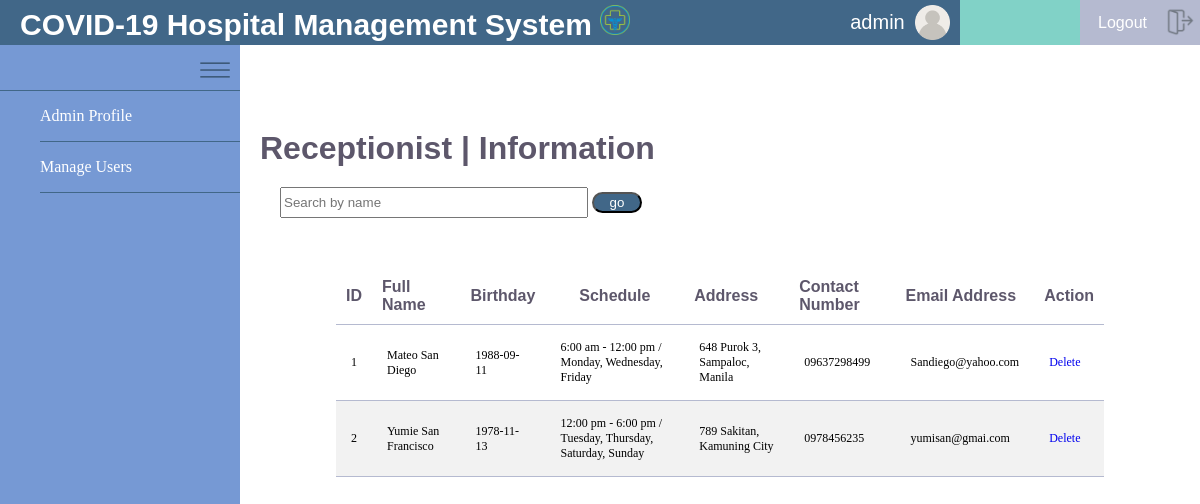
Page /Administrator/receptionist_list.php (signed in) on the committed database.
### tables this page shows
CREATE TABLE `recep_register` (
  `ID` int(20) NOT NULL,
  `rFull_name` varchar(255) NOT NULL,
  `rBirthday` varchar(255) NOT NULL,
  `rSchedule` text NOT NULL,
  `rAddress` varchar(255) NOT NULL,
  `rContact_no` varchar(200) NOT NULL,
  `rEmail_Add` varchar(255) NOT NULL,
  `rUsername` varchar(255) NOT NULL,
  `rPassword` varchar(255) NOT NULL
);

### Administrator/receptionist_list.php (the view, shortened to what this page needs)
<?php include('code.php'); ?>
<!DOCTYPE html>
<html>
<head>
	<link rel="stylesheet" type="text/css" href="a.css">
</head>
<body>
		<div class="navbar">
		<h1 id="name">COVID-19 Hospital Management System
			<img src="images/hospital.png" id="hospital">
		</h1>
	</div>
	<div id="username" style="font-family: arial; color: white; text-align: center; justify-content: center; line-height: 45px; font-size: 20px;">
		<img src="Images/user.png" id="userpng">
		<?php echo $_SESSION ['username'];?>
	</div>
	<div>
	<a href="#"><div id="edit" style="font-family: arial; color: white; text-align: center; justify-content: center; line-height: 45px; font-size: 16px;"></div></a>
		 	<a href="logout.php"><div id="logout" style="font-family: arial; color: white; text-align: center; justify-content: center; line-height: 45px; font-size: 16px;">Logout <img src="Images/logout.png" id="logoutpng"></div></a>
	<div id="menu">
		<img src="Images/menu.png" id="menus">
	</div>
	<div class="area">
		<h1 class="htitle">Receptionist | Information</h1>
	<div id="search">
			<?php if(isset($_POST['go'])){
			$search = $_POST['search'];
			$sql = "SELECT DISTINCT ID, rFull_name, rBirthday, rSchedule, rAddress, rContact_no, rEmail_Add FROM recep_register  WHERE rFull_name LIKE '%$search%'";
		}else{
			$sql = "SELECT DISTINCT ID, rFull_name, rBirthday,  rSchedule, rAddress, rContact_no, rEmail_Add FROM recep_register ";
			$search ="";
		}
			$results = mysqli_query($db, $sql );
		 ?>
			<form method="post" action="receptionist_list.php">
			<input type="text" name="search" placeholder="Search by name" value="<?php echo $search;?>" >
			<button name="go">go</button>
		</form>
		</div>
			<table class="tbl" width="80%">
				<thead>
					<tr>
						<th class="th">ID</th>
						<th class="th">Full Name</th>
						<th class="th">Birthday</th>
						<th class="th" style="text-align: center;">Schedule</th>
						<th class="th">Address</th>
						<th class="th">Contact Number</th>
						<th class="th">Email Address</th>
						<th class="th" >Action</th>
					</tr>
				</thead>
				<?php while ($row = mysqli_fetch_array($results)) { ?>
					<tr class="tr">
						<td class="td"><?php echo $row['ID']; ?></td>
						<td class="td"><?php echo $row['rFull_name']; ?></td>
						<td class="td"><?php echo $row['rBirthday']; ?></td>
						<td class="td"><?php echo $row['rSchedule']; ?></td>
						<td class="td"><?php echo $row['rAddress']; ?></td>
						<td class="td"><?php echo $row['rContact_no']; ?></td>
						<td class="td"><?php echo $row['rEmail_Add']; ?></td>
						<td class="td"><a href="remove_recep.php" style="text-decoration: none;">Delete</a></td>
					</tr>
				<?php } ?>
				</table>
	</div>
	<div id="menulist">
		<ul>
			<li><a href="home.php">Admin Profile</a></li>
			<li><a href="manage_users.php">Manage Users</a></li>
		</ul>
	</div>
</body>
</html>

### Administrator/a.css (style rules this page uses)
* { margin: 0; }
#hospital { width: 30px; height: 30px; padding-top: 5px; }
#name { font-family: helvetica; font-size: 30px; color: white; text-align: left; text-indent: 20px; }
.navbar { background: #416788; width: 70%; height: 45px; float: left; }
#username { width: 10%; float: left; background: #416788; height: 45px; }
#edit { width: 10%; background: #81D2c7; float: left; height: 45px; }
#logout { width: 10%; background: #b5bad0; float: left; height: 45px; }
#menu { background: #7699d4; width: 20%; height: 45px; border-bottom: 1px solid #416788; float: left; }
#menulist { background: #7699d4; width: 20%; height:100vh; }
ul { box-sizing: border-box; }
ul li { font-family: verdana; background: #7699d4; border-bottom: 1px solid #416788; line-height: 50px; list-style: none; }
ul li a { text-decoration: none; color: white; }
.htitle { font-family: Arial; margin-top: 85px; text-indent:20px; color: #5d576b; }
.area { overflow: hidden; overflow-y: scroll; background: white; float: right; width: 80%; height: calc(100vh - 45px); box-sizing: border-box; }
.tbl { margin: 30px auto; border-collapse: collapse; }
.th { text-align: left; border: none; border-bottom: 1px solid #b5bad0; color: #5d576b; font-family: helvetica; font-weight: 500px; padding: 10px; }
.td { font-family: verdana; font-size: 12px; padding: 15px; border: none; border-bottom: 1px solid #b5bad0; }
.tr { padding: 20px; }
.tr:nth-child(even) { background-color: #f2f2f2; }
#search { margin-left: 20px; padding: 20px; }
#search input { height: 25px; width: 300px; }
#search button { background: #416788; width: 50px; color: white; border-radius: 20px; }
#menus { height: 50px; width: 50px; float: right; }
#userpng { padding-top: 5px; padding-right: 10px; height: 35px; width: 35px; float: right; }
#logoutpng { padding-top: 5px; padding-right: 5px; height: 40px; width: 30px; float: right; }

### rows in the picture
recep_register: ID "1", rFull_name "Mateo San Diego", rBirthday "1988-09-11", rSchedule "6:00 am - 12:00 pm / Monday, Wednesday, Friday", rAddress "648 Purok 3, Sampaloc, Manila", rContact_no "09637298499", rEmail_Add "Sandiego@yahoo.com"
recep_register: ID "2", rFull_name "Yumie San Francisco", rBirthday "1978-11-13", rSchedule "12:00 pm - 6:00 pm / Tuesday, Thursday, Saturday, Sunday", rAddress "789 Sakitan, Kamuning City", rContact_no "0978456235", rEmail_Add "yumisan@gmai.com"

### other values in the picture
$_SESSION ['username'] "admin"
